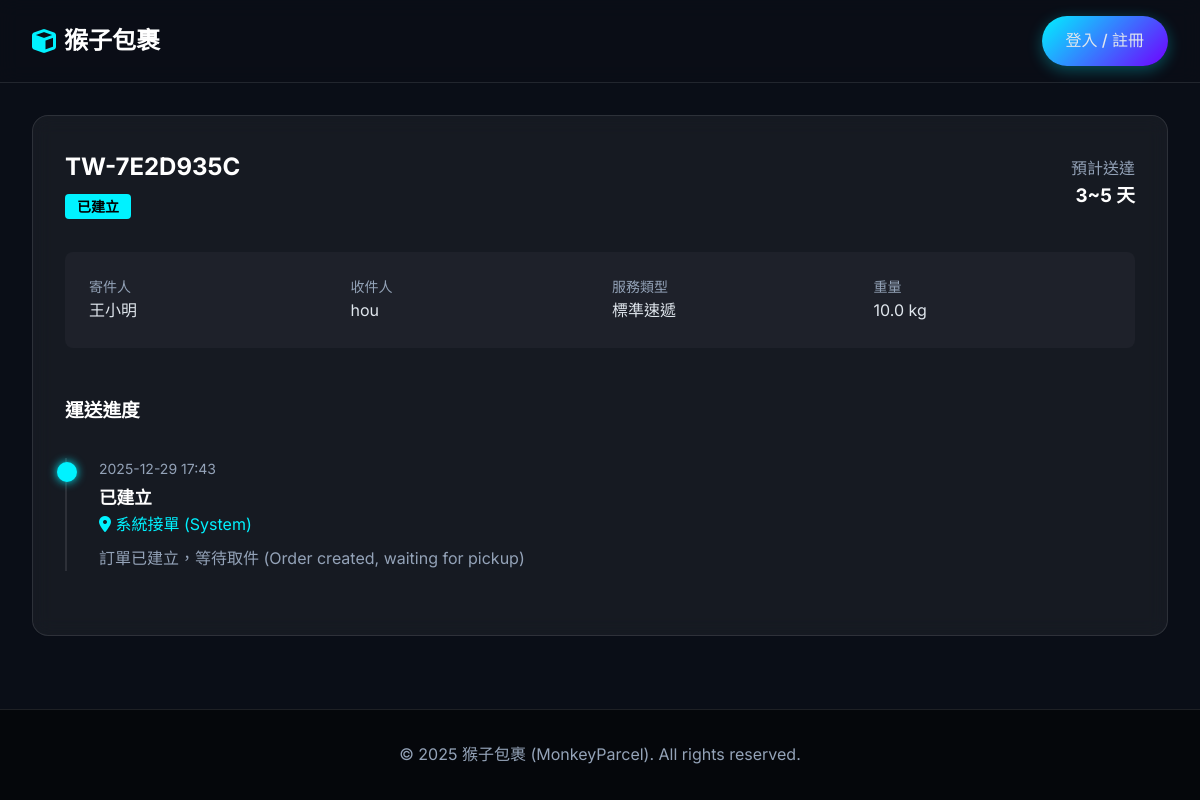
The app's page /track/TW-7E2D935C with its own data.
### app/models.py (models this page shows, shortened)
class Package(Base):
    __tablename__ = 'packages'
    id: Mapped[int] = mapped_column(primary_key=True)
    tracking_number: Mapped[str] = mapped_column(String(20), unique=True, nullable=False) # 物流單號
    sender_id: Mapped[int] = mapped_column(ForeignKey('customers.id'), nullable=False)
    recipient_name: Mapped[str] = mapped_column(String(100), nullable=False)
    recipient_address: Mapped[str] = mapped_column(String(200), nullable=False)
    recipient_phone: Mapped[str] = mapped_column(String(20), nullable=False)
    weight: Mapped[float] = mapped_column(Float, nullable=False) # 重量 (kg)
    width: Mapped[float] = mapped_column(Float, nullable=False)  # 寬 (cm)
    height: Mapped[float] = mapped_column(Float, nullable=False) # 高 (cm)
    length: Mapped[float] = mapped_column(Float, nullable=False) # 長 (cm)
    declared_value: Mapped[float] = mapped_column(Float, default=0.0) # 報值金額 (保險用)
    content_description: Mapped[str] = mapped_column(String(255), nullable=True) # 內容物描述
    package_type: Mapped[PackageType] = mapped_column(Enum(PackageType), default=PackageType.SMALL_BOX)
    delivery_speed: Mapped[DeliverySpeed] = mapped_column(Enum(DeliverySpeed), default=DeliverySpeed.STANDARD)
    status: Mapped[PackageStatus] = mapped_column(Enum(PackageStatus), default=PackageStatus.CREATED)
    is_hazardous: Mapped[bool] = mapped_column(Boolean, default=False)   # 易燃物/危險品
    is_fragile: Mapped[bool] = mapped_column(Boolean, default=False)     # 易碎品
    is_international: Mapped[bool] = mapped_column(Boolean, default=False) # 國際件
    created_at: Mapped[datetime] = mapped_column(DateTime, default=datetime.now) # 寄件時間
    estimated_delivery: Mapped[datetime] = mapped_column(DateTime, nullable=True) # 預計抵達時間
    shipping_cost: Mapped[float] = mapped_column(Float, default=0.0) # 運費金額
    sender: Mapped["Customer"] = relationship("Customer", back_populates="packages", foreign_keys=[sender_id])
    tracking_events: Mapped[List["TrackingEvent"]] = relationship("TrackingEvent", back_populates="package", cascade="all, delete-orphan")
    assigned_driver_id: Mapped[Optional[int]] = mapped_column(ForeignKey('users.id'), nullable=True)
    assigned_driver: Mapped[Optional["User"]] = relationship("User", foreign_keys=[assigned_driver_id])
    @property
    def status_label(self):
        return PACKAGE_STATUS_LABELS.get(self.status, self.status.value)
    @property
    def delivery_speed_label(self):
        labels = {
            DeliverySpeed.OVERNIGHT: "隔夜達",
            DeliverySpeed.TWO_DAY: "兩日達",
            DeliverySpeed.STANDARD: "標準速遞",
            DeliverySpeed.ECONOMY: "經濟速遞"
        }
        return labels.get(self.delivery_speed, self.delivery_speed.value)

class User(Base):
    __tablename__ = 'users'
    id: Mapped[int] = mapped_column(primary_key=True)
    username: Mapped[str] = mapped_column(String(50), unique=True, nullable=False)
    password_hash: Mapped[str] = mapped_column(String(128), nullable=False)
    full_name: Mapped[str] = mapped_column(String(100), nullable=False)
    email: Mapped[str] = mapped_column(String(120), unique=True, nullable=False)
    phone: Mapped[str] = mapped_column(String(20), nullable=False)
    address: Mapped[str] = mapped_column(String(200), nullable=True)
    role: Mapped[UserRole] = mapped_column(Enum(UserRole), default=UserRole.CUSTOMER)
    type: Mapped[str] = mapped_column(String(50))
    __mapper_args__ = {
        'polymorphic_identity': 'user',
        'polymorphic_on': type
    }

class TrackingEvent(Base):
    __tablename__ = 'tracking_events'
    id: Mapped[int] = mapped_column(primary_key=True)
    package_id: Mapped[int] = mapped_column(ForeignKey('packages.id'), nullable=False)
    timestamp: Mapped[datetime] = mapped_column(DateTime, default=datetime.now) # 掃描時間
    location: Mapped[str] = mapped_column(String(100), nullable=False) # 掃描地點 (例如：台北分揀中心)
    status: Mapped[PackageStatus] = mapped_column(Enum(PackageStatus), nullable=False) # 當時狀態
    description: Mapped[str] = mapped_column(String(255), nullable=False) # 詳細描述 (例如：包裹已抵達...)
    handled_by_id: Mapped[Optional[int]] = mapped_column(ForeignKey('users.id'), nullable=True)
    package: Mapped["Package"] = relationship("Package", back_populates="tracking_events")
    @property
    def status_label(self):
        return PACKAGE_STATUS_LABELS.get(self.status, self.status.value)

### app/routes.py (the view)
@main.route('/track/<tracking_number>')
def tracking_result(tracking_number):
    package = services.get_package_by_tracking(tracking_number)
    if not package:
        flash('找不到該追蹤號碼 (Tracking number not found)', 'error')
        return redirect(url_for('main.index'))
    return render_template('tracking_result.html', package=package)

### app/services.py (called while the page is built)
def get_package_by_tracking(tracking_number):
    return db.session.execute(
        db.select(models.Package).filter_by(tracking_number=tracking_number)
    ).scalar_one_or_none()

### app/templates/tracking_result.html (shortened to what this page needs)
{% extends "base.html" %}
{% block content %}
<div class="container">
    <div class="card">
        <div
            style="display: flex; justify-content: space-between; align-items: center; margin-bottom: 2rem; flex-wrap: wrap; gap: 1rem;">
            <div>
                <h2 style="margin-bottom: 0.5rem;">{{ package.tracking_number }}</h2>
                <span
                    style="padding: 0.25rem 0.75rem; background: var(--primary-color); color: #000; border-radius: 4px; font-weight: 600; font-size: 0.875rem;">
                    {{ package.status_label }}
                </span>
            </div>
            <div style="text-align: right; display: flex; flex-direction: column; align-items: flex-end; gap: 0.5rem;">
                <div>
                    <p style="color: var(--text-muted); margin-bottom: 0;">預計送達</p>
                    {% if package.estimated_delivery %}
                    <h3 style="margin-bottom: 0;">{{ package.estimated_delivery.strftime('%Y-%m-%d') }}</h3>
                    {% else %}
                    <h3 style="margin-bottom: 0;">
                        {% if package.delivery_speed.name == 'OVERNIGHT' %}1 天
                        {% elif package.delivery_speed.name == 'TWO_DAY' %}2 天
                        {% elif package.delivery_speed.name == 'STANDARD' %}3~5 天
                        {% elif package.delivery_speed.name == 'ECONOMY' %}5~7 天
                        {% else %}計算中...
                        {% endif %}
                    </h3>
                    {% endif %}
                </div>
            </div>
        </div>
        <div
            style="display: grid; grid-template-columns: repeat(auto-fit, minmax(200px, 1fr)); gap: 1.5rem; margin-bottom: 3rem; padding: 1.5rem; background: rgba(255,255,255,0.03); border-radius: 8px;">
            <div>
                <p style="color: var(--text-muted); font-size: 0.875rem;">寄件人</p>
                <p>{{ package.sender.full_name }}</p>
            </div>
            <div>
                <p style="color: var(--text-muted); font-size: 0.875rem;">收件人</p>
                <p>{{ package.recipient_name }}</p>
            </div>
            <div>
                <p style="color: var(--text-muted); font-size: 0.875rem;">服務類型</p>
                <p>{{ package.delivery_speed_label }}</p>
            </div>
            <div>
                <p style="color: var(--text-muted); font-size: 0.875rem;">重量</p>
                <p>{{ package.weight }} kg</p>
            </div>
        </div>
        <h3>運送進度</h3>
        <div class="timeline" style="margin-top: 2rem;">
            {% for event in package.tracking_events|sort(attribute='timestamp', reverse=True) %}
            <div class="timeline-item {% if loop.first %}active{% endif %}">
                <div class="timeline-date">{{ event.timestamp.strftime('%Y-%m-%d %H:%M') }}</div>
                <div class="timeline-status">{{ event.status_label }}</div>
                <div class="timeline-location"><i class="fas fa-map-marker-alt"></i> {{ event.location }}</div>
                <p style="color: var(--text-muted); margin-top: 0.5rem;">{{ event.description }}</p>
            </div>
            {% endfor %}
        </div>
    </div>
</div>
{% endblock %}

### app/static/css/style.css (style rules this page uses)
:root { --primary-color: #00f2ff; --primary-dark: #00c8d4; --secondary-color: #7000ff; --bg-color: #0a0e17; --card-bg: rgba(255, 255, 255, 0.05); --text-color: #e0e6ed; --text-muted: #94a3b8; --border-color: rgba(255, 255, 255, 0.1); --success-color: #00ff9d; --error-color: #ff4d4d; --gradient-main: linear-gradient(135deg, #00f2ff 0%, #7000ff 100%); }
* { box-sizing: border-box; margin: 0; padding: 0; }
body { font-family: 'Inter', 'Noto Sans TC', sans-serif; background-color: var(--bg-color); color: var(--text-color); line-height: 1.6; min-height: 100vh; display: flex; flex-direction: column; }
h1, h2, h3, h4, h5, h6 { font-weight: 700; margin-bottom: 1rem; color: #fff; }
.container { max-width: 1200px; margin: 0 auto; padding: 0 2rem; }
.card { background: var(--card-bg); border: 1px solid var(--border-color); border-radius: 16px; padding: 2rem; backdrop-filter: blur(10px); margin-bottom: 1.5rem; }
.timeline { position: relative; padding-left: 2rem; border-left: 2px solid var(--border-color); }
.timeline-item { position: relative; margin-bottom: 2rem; }
.timeline-item::before { content: ''; position: absolute; left: -2.6rem; top: 0.25rem; width: 1rem; height: 1rem; background: var(--bg-color); border: 2px solid var(--primary-color); border-radius: 50%; }
.timeline-item.active::before { background: var(--primary-color); box-shadow: 0 0 10px var(--primary-color); }
.timeline-date { font-size: 0.875rem; color: var(--text-muted); margin-bottom: 0.25rem; }
.timeline-status { font-weight: 700; font-size: 1.1rem; color: #fff; }
.timeline-location { color: var(--primary-color); }
.card, .hero, .timeline-item { animation: fadeIn 0.5s ease-out forwards; }

### records on screen
Package: tracking_number "TW-7E2D935C", status_label "已建立", recipient_name "hou", delivery_speed_label "標準速遞", weight "10.0"
User: sender.full_name "王小明"
TrackingEvent: timestamp "2025-12-29 17:43", status_label "已建立", location "系統接單 (System)", description "訂單已建立，等待取件 (Order created, waiting for pickup)"
